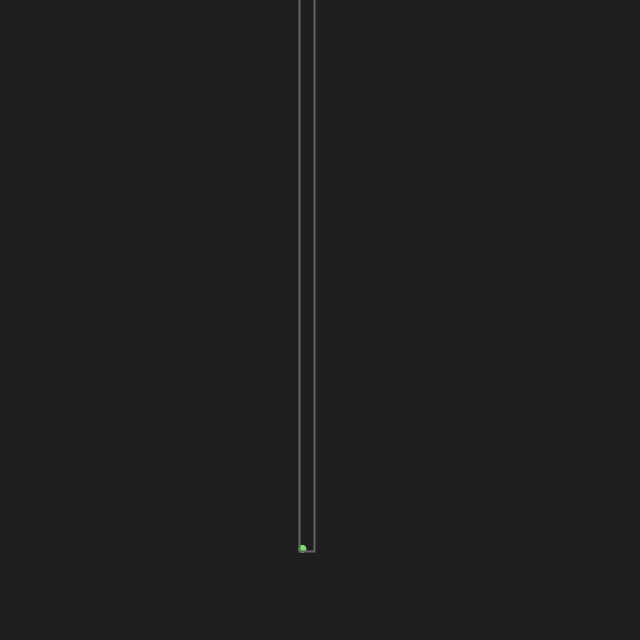
Frame 1 (no input)
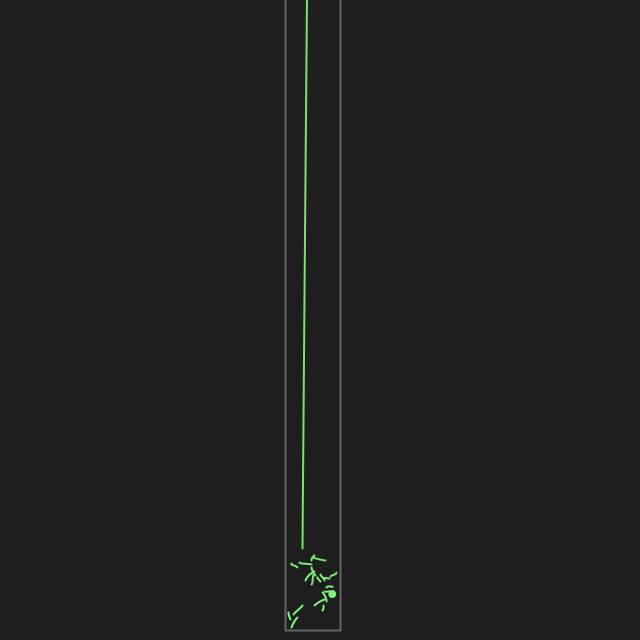
Frame 60 (the mouse pressed at the canvas centre just before this capture)
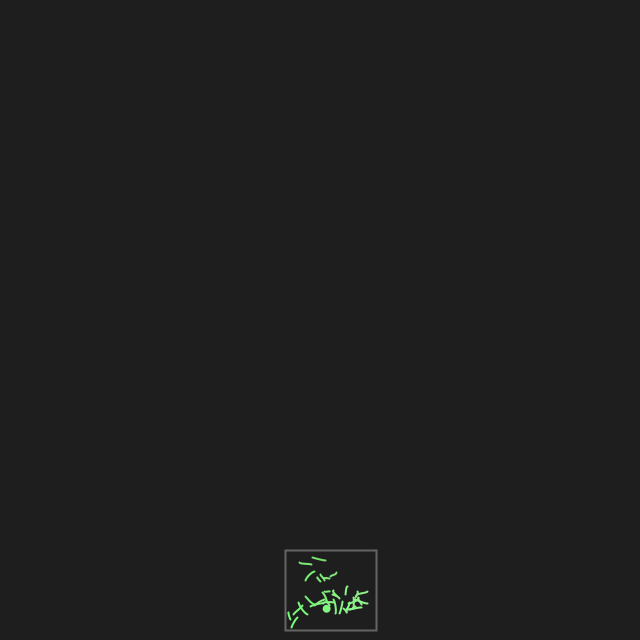
Frame 120 (the mouse held since frame 60 and released just before this capture)

The Processing sketch that drew these frames (run headless with seeded random() and noise(); from frame 60 on, the mouse is pressed at the canvas centre):

// Processing sketch: little_tails
// ── little_tails.pde
Tail tails;

void setup() {
	size(640, 640);
	tails = new Tail();
}

void draw() {
	background(30);
	
	tails.update();
	tails.draw();
	
	if(frameCount == 350) { save("preview.png"); }
}
// ── Tail.pde
class Tail {
	PVector now;
	PVector[] past;
	
	float border = 12;
	
	Tail() {
		now = PVector.random2D();
		now.mult((width - (border * 2)));
		
		past = new PVector[100];
		
		for(int i = 0; i < past.length; i++) {
			past[ i ] = new PVector();
			past[ i ] = now.copy();
		}
	}
	
	void update() {
		PVector direction = PVector.random2D();
		direction.mult( random(5, 15) );
		
		now.add(direction);
		
		if(now.x > (width - border)) {
			now.x -= (now.x - (width - border));
		} else if(now.x < border) {
			now.x = (border + (border - now.x));
		}
		
		if(now.y > (height - border)) {
			now.y -= (now.y - (height - border));
		} else if(now.y < border) {
			now.y = (border + (border - now.y));
		}
	}
	
	color colorAt(float cax, float cay) {
		return color(
			map(cax, border, (width - border), 0, 255),
			map(cay, border, (height - border), 0, 255),
			map((cax * cay), (border * border), ((width - border) * (height - border)), 0, 255)
		);
	}
	
	void draw() {
		//pushMatrix();
		pushStyle();
		
		// tail
		beginShape();
		
		stroke(colorAt(now.x, now.y));
		strokeWeight(2);
		noFill();
		curveVertex(now.x, now.y);
		
		boolean opened = true;
		
		for(int i = 0; i < past.length; i++) {
			curveVertex(past[ i ].x, past[ i ].y);
			
			if((i % 3) == 0) {
				endShape();
				
				popStyle();
				
				opened = false;
				
				
				if(i < (past.length - 1)) {
					opened = true;
					
					pushStyle();
					
					beginShape();
					stroke(colorAt(past[ i ].x, past[ i ].y));
					strokeWeight(2);
					noFill();
					
					curveVertex(past[ i ].x, past[ i ].y);
				}
			}
		}
		
		if(opened) {
			endShape();
			
			popStyle();
		}
		
		// dot
		pushStyle();
		
		ellipseMode(CENTER);
		fill(colorAt(now.x, now.y));
		noStroke();
		
		ellipse(now.x, now.y, 8, 8);
		
		popStyle();
		//popMatrix();
		
		
		// reverse set tail values so the first value is ready to be set to $now
		float min_x = float(width);
		float min_y = float(height);
		
		float max_x = 0;
		float max_y = 0;
		
		for(int i = (past.length - 2); i >= 0; i--) {
			past[ (i + 1) ] = past[ i ].copy();
			
			min_x = min(min_x, past[ (i + 1) ].x);
			min_y = min(min_y, past[ (i + 1) ].y);
			
			max_x = max(max_x, past[ (i + 1) ].x);
			max_y = max(max_y, past[ (i + 1) ].y);
		}
		
		past[0] = now.copy();
		
		min_x = min(min_x, now.x);
		min_y = min(min_y, now.y);
		
		max_x = max(max_x, now.x);
		max_y = max(max_y, now.y);
		
		// outer box
		pushStyle();
		
		stroke(color(100));
		strokeWeight(2);
		noFill();
		
		rect(
			(min_x - 3),
			(min_y - 3),
			((max_x - min_x) + 6),
			((max_y - min_y) + 6)
		);
		
		popStyle();
	}
}
